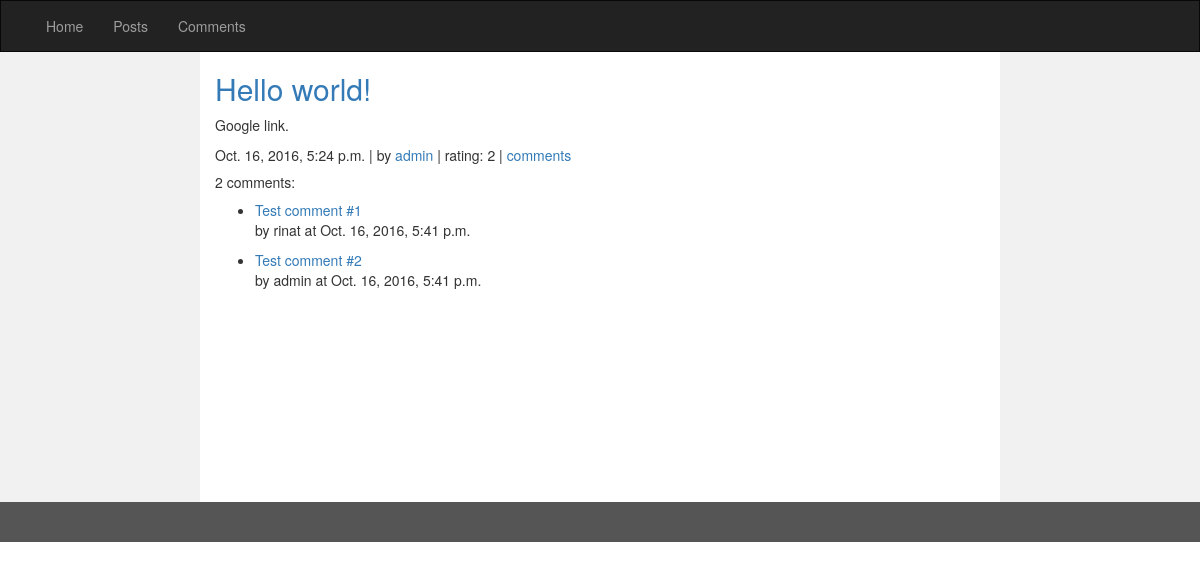
The app's page /posts/1/ with its own data.
### posts/models.py (models this page shows, shortened)
class Post(models.Model):
    title = models.CharField(max_length=255)
    user = models.ForeignKey(settings.AUTH_USER_MODEL, related_name="user_posts")
    created_at = models.DateTimeField(auto_now_add=True)
    url = models.URLField(max_length=600, blank=True)
    description = models.TextField(blank=True)
    def score(self):
        return PostVote.objects.filter(post=self).aggregate(models.Sum('vote_type')).get('vote_type__sum') or 0
    def comments_count(self):
        return Comment.objects.filter(post=self).count()

### core/models.py (models this page shows)
class User(AbstractUser):
    avatar = models.ImageField(upload_to='avatars', blank=True, null=True)

### comments/models.py (models this page shows, shortened)
class Comment(models.Model):
    post = models.ForeignKey('posts.Post', related_name='post_comments')
    user = models.ForeignKey(settings.AUTH_USER_MODEL, related_name='user_comments')
    comment = models.TextField(max_length=1000)
    created_at = models.DateTimeField(auto_now_add=True)
    parent = models.ForeignKey('self', blank=True, null=True, related_name='child_set')

### posts/views.py (the view)
# urls.py: url(r'^(?P<comment_id>[0-9]+)/$', views.detail, name='detail'),
def detail(request, post_id):
    try:
        post = Post.objects.get(pk=post_id)
    except Post.DoesNotExist:
        raise Http404("Post does not exist")
    template = loader.get_template('posts/detail.html')
    context = {
        'post' : post,
    }
    return HttpResponse(template.render(context, request))

### posts/templates/posts/detail.html (shortened to what this page needs)
{% extends "base.html" %}
{% block content%}
  <h2><a target="_blank" href={{post.url}}>{{ post.title }}</a></h2>
  <p>{{post.description}}</p>
  {{ post.created_at }} | by <a target ="_blank" href="/users/{{ post.user.id }}/">{{post.user}} </a> | rating: {{post.score}} | <a target="_blank" href="{% url 'detail' post.id %}">comments</a>
  <h5>{{post.comments_count}} comments:</h5>
  {% if post.post_comments.all  %}
  <ul>
  {% for comment in post.post_comments.all %}
    <div class="center-block">
      <li><a href="/comments/{{ comment.id }}/">{{ comment.comment }}</a></li>
      <p> by {{comment.user}} at {{comment.created_at}}</p>
    </div>
  {% endfor %}
  </ul>
  {% else %}
  <p>No comments are available.</p>
  {% endif %}
{% endblock%}

### records on screen
Post: title "Hello world!", description "Google link.", created_at "Oct. 16, 2016, 5:24 p.m.", user "admin", score "2", comments_count "2"
Comment: comment "Test comment #1", user "rinat", created_at "Oct. 16, 2016, 5:41 p.m."
Comment: comment "Test comment #2", user "admin", created_at "Oct. 16, 2016, 5:41 p.m."
